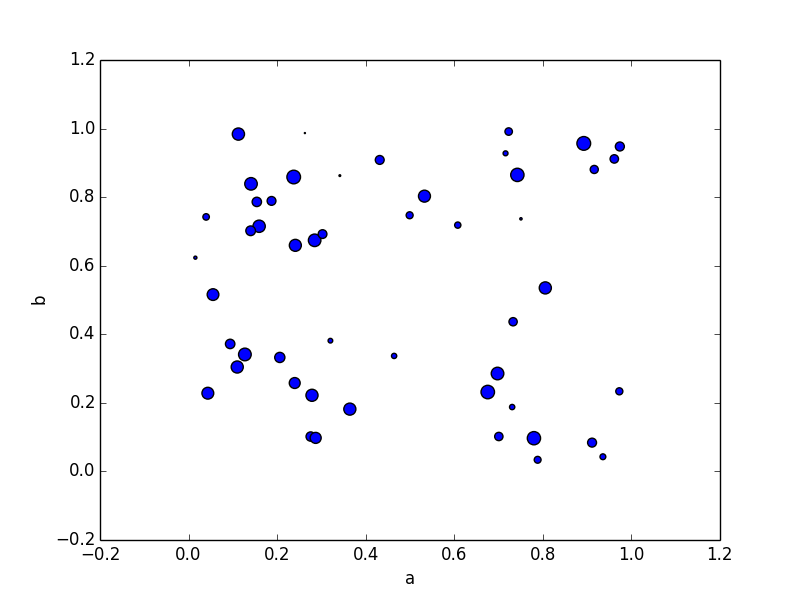

This figure's Python source:
__author__ = 'weizhisong'

import numpy as np
import pandas as pd
import matplotlib.pyplot as plt

df = pd.DataFrame(np.random.rand(50, 4), columns=['a', 'b', 'c', 'd'])
df.plot(kind='scatter', x='a', y='b', s=df['c']*100);

plt.show()
